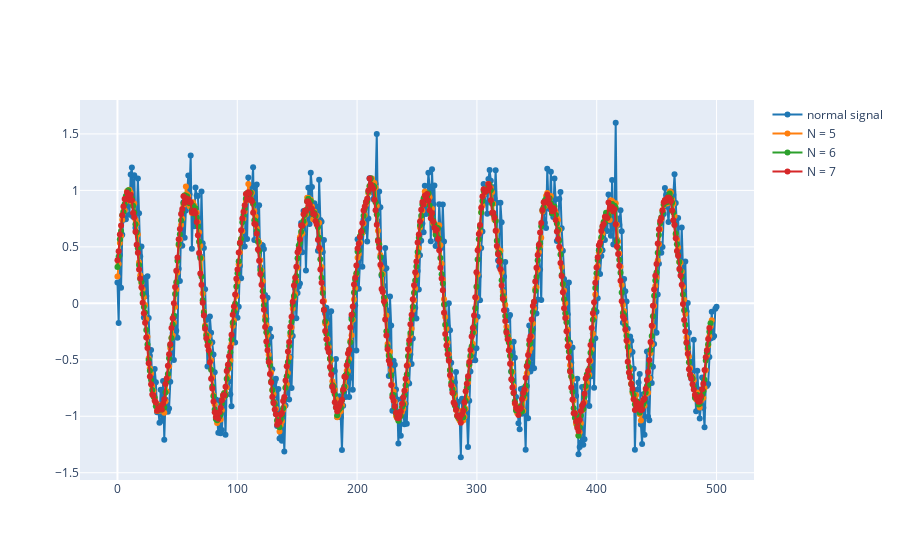

Notebook code cell kept with this figure:
### Markdown cell above
- The larger N is, the smoother it gets the new signal.

### Code cell
n_samples = 500 
t = np.linspace(0, 10, n_samples)  
frequency = 1.0  
amplitude = 1.0 
noise_stddev = 0.2  

# Generate a noisy sine wave signal
x = amplitude * np.sin(2 * np.pi * frequency * t) + noise_stddev * np.random.randn(n_samples)
a = averaging_filter(x, 5)
b = averaging_filter(x, 6)
c = averaging_filter(x, 7)
plot_signals([x, a, b, c], fs, name=['normal signal','N = 5', 'N = 6', 'N = 7'], mode='lines+markers')

### Figure 1 — Plotly figure (JSON) as saved in the notebook; plotly's stock layout.template omitted (floating-point values rounded to 4 significant figures; data arrays with more than 128 entries replaced by an {"elided": "..."} marker saying what was removed)
{"data": [{"line": {"color": "#1f77b4", "shape": "linear"}, "mode": "lines+markers", "name": "normal signal", "type": "scatter", "x": {"elided": "500 float values"}, "y": {"elided": "500 float values"}}, {"line": {"color": "#ff7f0e", "shape": "linear"}, "mode": "lines+markers", "name": "N = 5", "type": "scatter", "x": {"elided": "500 float values"}, "y": {"elided": "496 float values"}}, {"line": {"color": "#2ca02c", "shape": "linear"}, "mode": "lines+markers", "name": "N = 6", "type": "scatter", "x": {"elided": "500 float values"}, "y": {"elided": "495 float values"}}, {"line": {"color": "#d62728", "shape": "linear"}, "mode": "lines+markers", "name": "N = 7", "type": "scatter", "x": {"elided": "500 float values"}, "y": {"elided": "494 float values"}}], "layout": {}}
